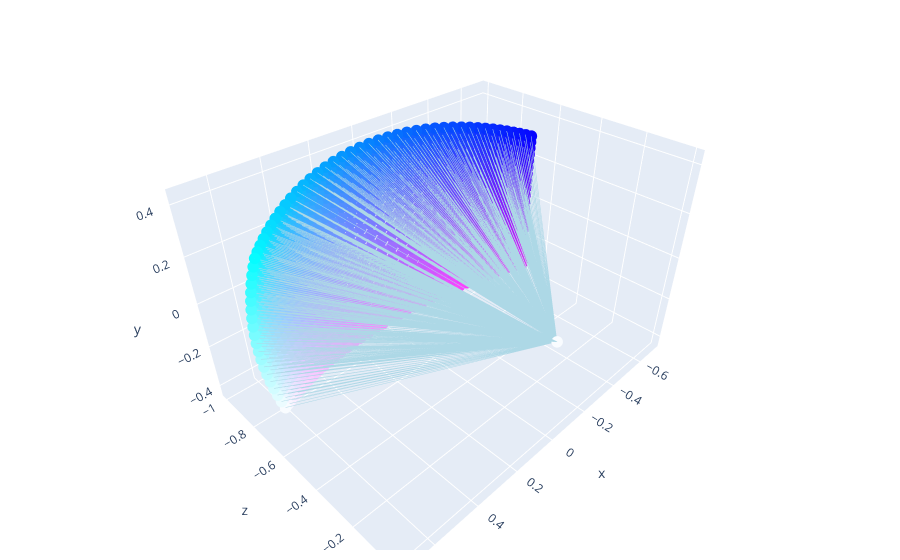

Notebook cell for this chart:
### Markdown cell above
## Perspective Camera Model

The simplest and most used camera model. Most standard cameras can be sufficiently approximated using the pinhole camera model.

| Intrinsic | Description                         |
| --------- | ----------------------------------- |
| cx        | Number of pixels in the x dimension |
| cy        | Number of pixels in the y dimension |
| fx        | Focal length in the x dimension     |
| fy        | Focal length in the y dimension     |

### Code cell
# COLLAPSED
from nerfstudio.cameras.cameras import Cameras, CameraType
from nerfstudio.utils import plotly_utils as vis

cx = 20.0
cy = 10.0
fx = 20.0
fy = 20.0

c2w = torch.eye(4)[None, :3, :]

camera = Cameras(fx=fx, fy=fy, cx=cx, cy=cy, camera_to_worlds=c2w, camera_type=CameraType.PERSPECTIVE)
fig = vis.vis_camera_rays(camera)
fig.show()

### Figure 1 — Plotly figure (JSON) as saved in the notebook; plotly's stock layout.template omitted (floating-point values rounded to 4 significant figures; data arrays with more than 128 entries replaced by an {"elided": "..."} marker saying what was removed)
{"data": [{"line": {"color": "lightblue", "width": 1}, "marker": {"color": {"elided": "1600x3 float values"}, "size": 4}, "type": "scatter3d", "x": {"elided": "1600 float values"}, "y": {"elided": "1600 float values"}, "z": {"elided": "1600 float values"}}], "layout": {"hovermode": false, "margin": {"b": 10, "l": 0, "r": 0, "t": 10}, "scene": {"xaxis": {"showspikes": false, "title": {"text": "x"}}, "yaxis": {"showspikes": false, "title": {"text": "z"}}, "zaxis": {"showspikes": false, "title": {"text": "y"}}}}}
